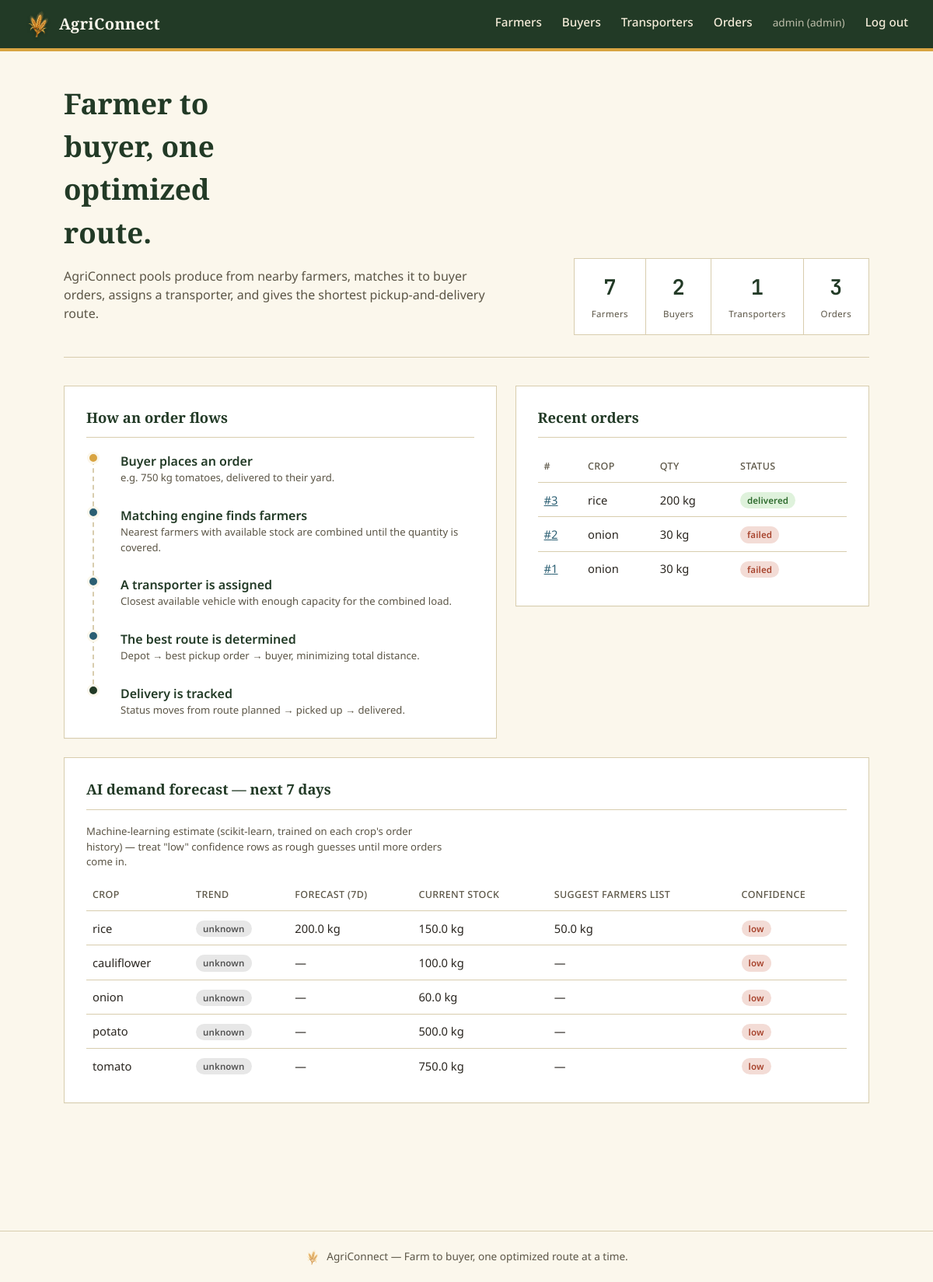
The page / (signed in) on the database its author committed.
### models.py (models this page shows)
class User(Base):
    __tablename__ = "users"
    id = Column(Integer, primary_key=True)
    username = Column(String(80), unique=True, nullable=False, index=True)
    password_hash = Column(String(200), nullable=False)
    role = Column(String(20), nullable=False)  # "admin" | "farmer" | "buyer" | "transporter"
    created_at = Column(DateTime, default=datetime.utcnow)

class Order(Base):
    __tablename__ = "orders"
    id = Column(Integer, primary_key=True)
    buyer_id = Column(Integer, ForeignKey("buyers.id"), nullable=False)
    crop_key = Column(String(120))
    crop_name_display = Column(String(120))
    quantity_requested_kg = Column(Float, nullable=False)
    status = Column(String(30), default="pending")
    transporter_id = Column(Integer, ForeignKey("transporters.id"), nullable=True)
    total_distance_km = Column(Float)
    total_cost_estimate = Column(Float)
    route_json = Column(Text)  # ordered list of stops, JSON-encoded
    created_at = Column(DateTime, default=datetime.utcnow)
    buyer = relationship("Buyer")
    transporter = relationship("Transporter")
    allocations = relationship("OrderAllocation", back_populates="order")

class Produce(Base):
    __tablename__ = "produce"
    id = Column(Integer, primary_key=True)
    farmer_id = Column(Integer, ForeignKey("farmers.id"), nullable=False)
    crop_name_hindi = Column(String(120))   # e.g. "टमाटर" (as spoken/typed)
    crop_name_en = Column(String(120))      # e.g. "tomato"
    crop_key = Column(String(120), index=True)  # normalized, lowercase, used for matching
    quantity_kg = Column(Float, nullable=False)
    quantity_remaining_kg = Column(Float, nullable=False)
    price_per_kg = Column(Float, default=0.0)
    source = Column(String(20), default="text")  # "text" or "voice"
    raw_transcript = Column(Text)  # original STT transcript, for audit
    created_at = Column(DateTime, default=datetime.utcnow)
    farmer = relationship("Farmer", back_populates="produce")

### routers/home.py (the view)
@router.get("/", response_class=HTMLResponse)
def home(request: Request, db: Session = Depends(get_db)):
    stats = {
        "farmers": db.query(Farmer).count(),
        "buyers": db.query(Buyer).count(),
        "transporters": db.query(Transporter).count(),
        "orders": db.query(Order).count(),
    }
    user = get_current_user(request, db)
    recent_orders = (
        db.query(Order).order_by(Order.id.desc()).limit(6).all()
        if user and user.role == "admin" else []
    )
    forecasts = forecast_all_crops(db, days=7) if user and user.role == "admin" else []
    return render(
        request, db, "index.html",
        {"stats": stats, "recent_orders": recent_orders, "forecasts": forecasts},
    )

### templates/index.html (shortened to what this page needs)
{% extends "base.html" %}
{% block content %}
<section class="hero">
  <div>
    <h1>Farmer to buyer, one optimized route.</h1>
    <p>AgriConnect pools produce from nearby farmers, matches it to buyer orders, assigns a transporter, and gives the shortest pickup-and-delivery route.</p>
  </div>
  <div class="board">
    <div class="cell"><span class="num">{{ stats.farmers }}</span><span class="label">Farmers</span></div>
    <div class="cell"><span class="num">{{ stats.buyers }}</span><span class="label">Buyers</span></div>
    <div class="cell"><span class="num">{{ stats.transporters }}</span><span class="label">Transporters</span></div>
    <div class="cell"><span class="num">{{ stats.orders }}</span><span class="label">Orders</span></div>
  </div>
</section>
{% if current_user and current_user.role == "admin" %}
<div class="grid-2">
  <div class="panel">
    <h2>How an order flows</h2>
    <ol class="route-timeline">
      <li><span class="dot"></span><span class="stop-label">Buyer places an order</span><div class="leg">e.g. 750 kg tomatoes, delivered to their yard.</div></li>
      <li><span class="dot"></span><span class="stop-label">Matching engine finds farmers</span><div class="leg">Nearest farmers with available stock are combined until the quantity is covered.</div></li>
      <li><span class="dot"></span><span class="stop-label">A transporter is assigned</span><div class="leg">Closest available vehicle with enough capacity for the combined load.</div></li>
      <li><span class="dot"></span><span class="stop-label">The best route is determined</span><div class="leg">Depot → best pickup order → buyer, minimizing total distance.</div></li>
      <li><span class="dot"></span><span class="stop-label">Delivery is tracked</span><div class="leg">Status moves from route planned → picked up → delivered.</div></li>
    </ol>
  </div>
  <div class="panel">
    <h2>Recent orders</h2>
    {% if recent_orders %}
    <table>
      <thead><tr><th>#</th><th>Crop</th><th>Qty</th><th>Status</th></tr></thead>
      <tbody>
      {% for o in recent_orders %}
        <tr>
          <td><a href="/order/{{ o.id }}">#{{ o.id }}</a></td>
          <td>{{ o.crop_key }}</td>
          <td>{{ o.quantity_requested_kg|int }} kg</td>
          <td><span class="tag {{ o.status }}">{{ o.status.replace('_',' ') }}</span></td>
        </tr>
      {% endfor %}
      </tbody>
    </table>
    {% else %}
    <div class="empty-state">No orders yet.</div>
    {% endif %}
  </div>
</div>
<div class="panel">
  <h2>AI demand forecast — next 7 days</h2>
  <p class="helptext">Machine-learning estimate (scikit-learn, trained on each crop's order history) — treat "low" confidence rows as rough guesses until more orders come in.</p>
  {% if forecasts %}
  <table>
    <thead><tr><th>Crop</th><th>Trend</th><th>Forecast (7d)</th><th>Current stock</th><th>Suggest farmers list</th><th>Confidence</th></tr></thead>
    <tbody>
    {% for f in forecasts %}
      <tr>
        <td>{{ f.crop_key }}</td>
        <td><span class="tag {{ f.trend }}">{{ f.trend }}</span></td>
        <td>{{ f.forecast_kg if f.forecast_kg is not none else '—' }}{% if f.forecast_kg is not none %} kg{% endif %}</td>
        <td>{{ f.current_stock_kg }} kg</td>
        <td>{{ f.recommended_listing_kg if f.recommended_listing_kg is not none else '—' }}{% if f.recommended_listing_kg is not none %} kg{% endif %}</td>
        <td><span class="tag {{ f.confidence }}">{{ f.confidence }}</span></td>
      </tr>
    {% endfor %}
    </tbody>
  </table>
  {% else %}
  <div class="empty-state">No crops with listings or orders yet.</div>
  {% endif %}
</div>
{% endif %}
{% endblock %}

### templates/base.html (shortened to what this page needs)
<!DOCTYPE html>
<html lang="en">
<head>
<link rel="stylesheet" href="/static/css/style.css">
</head>
<body>
<header class="topbar">
  <a class="brand" href="/">
    <img class="brand-mark" src="/static/img/wheat-mark.png" alt="" width="34" height="34">
    <span class="brand-name">AgriConnect</span>
  </a>
  <nav class="mainnav" id="main-nav">
    {% if current_user %}
      {% if current_user.role == "farmer" %}
        <a href="/farmer">Farmer Dashboard</a>
      {% elif current_user.role == "buyer" %}
        <a href="/buyer">Buyer Dashboard</a>
      {% elif current_user.role == "transporter" %}
        <a href="/transporter">Transporter Dashboard</a>
      {% elif current_user.role == "admin" %}
        <a href="/farmer">Farmers</a>
        <a href="/buyer">Buyers</a>
        <a href="/transporter">Transporters</a>
      {% endif %}
      {% if current_user.role == "admin" %}
        <a href="/orders">Orders</a>
      {% endif %}
      <span class="navmeta">{{ current_user.username }} ({{ current_user.role }})</span>
      <a href="/logout">Log out</a>
    {% endif %}
  </nav>
</header>
<main class="page" id="main-content">
{% block content %}{% endblock %}
</main>
<footer class="sitefoot">
  <img class="foot-mark" src="/static/img/wheat-mark.png" alt="" width="20" height="20">
  <span>AgriConnect — Farm to buyer, one optimized route at a time.</span>
</footer>
</body>
</html>

### static/css/style.css (style rules this page uses)
:root { --soil:#223A26; --soil-2:#2E4B32; --paper:#FBF7EC; --paper-2:#F3EBD8; --turmeric:#D9A441; --turmeric-dark:#B4832C; --route:#2B5F73; --rust:#A8452F; --ink:#2A2620; --ink-soft:#5B5546; --line:#D8CDAE; --radius:2px; }
* { box-sizing:border-box; }
html,body { margin:0;padding:0; }
body { background:var(--paper); color:var(--ink); font-family:'Noto Sans','Noto Sans Devanagari',sans-serif; font-size:16px; line-height:1.5; }
h1,h2,h3,.brand-name { font-family:'Zilla Slab','Noto Sans Devanagari',serif; font-weight:600; color:var(--soil); margin:0 0 .4em 0; }
a { color:var(--route); }
p { max-width:62ch; }
.topbar { display:flex;align-items:center;justify-content:space-between; padding:14px 32px; background:var(--soil); border-bottom:4px solid var(--turmeric); position:relative; }
.brand { display:flex;align-items:center;gap:10px;text-decoration:none; }
.brand-mark { display:block; filter:drop-shadow(0 1px 2px rgba(0,0,0,.35)); transition:transform .18s ease; }
.brand-name { color:var(--paper);font-size:1.25rem;margin:0;letter-spacing:.02em; }
.mainnav { display:flex;align-items:center;gap:26px; }
.mainnav a { color:var(--paper-2);text-decoration:none;font-size:.95rem;font-weight:500; padding-bottom:3px;border-bottom:2px solid transparent; }
.navmeta { color:var(--paper-2);font-size:.85rem;opacity:.75;padding-bottom:3px; }
.page { max-width:1100px;margin:0 auto;padding:40px 32px 80px; }
.sitefoot { display:flex;align-items:center;justify-content:center;gap:8px; text-align:center;padding:22px;color:var(--ink-soft);font-size:.85rem; border-top:1px solid var(--line);margin-top:60px; }
.foot-mark { opacity:.7; }
.hero { display:flex;justify-content:space-between;align-items:flex-end; gap:40px;margin-bottom:36px;padding-bottom:28px;border-bottom:1px solid var(--line); }
.hero h1 { font-size:2.3rem;max-width:14ch; }
.hero p { color:var(--ink-soft); }
.board { display:flex;gap:0;border:1px solid var(--line);background:#fff; }
.board .cell { padding:16px 22px;text-align:center;border-right:1px solid var(--line); }
.board .cell:last-child { border-right:none; }
.board .num { font-family:'JetBrains Mono',monospace;font-size:1.7rem;font-weight:600;color:var(--soil); display:block; }
.board .label { font-size:.72rem;letter-spacing:.03em;color:var(--ink-soft); }
.panel { background:#fff;border:1px solid var(--line); padding:26px 28px;margin-bottom:24px; box-shadow:0 1px 0 rgba(34,58,38,.03); }
.panel + .panel { margin-top:0; }
.panel h2 { font-size:1.15rem;border-bottom:1px solid var(--line);padding-bottom:12px;margin-bottom:18px; }
.grid-2 { display:grid;grid-template-columns:1.1fr .9fr;gap:24px;align-items:start; }
table { width:100%;border-collapse:collapse;font-size:.92rem; }
th,td { text-align:left;padding:10px 8px;border-bottom:1px solid var(--line); }
th { color:var(--ink-soft);font-weight:500;font-size:.78rem;text-transform:uppercase;letter-spacing:.03em; }
tr:last-child td { border-bottom:none; }
.tag { display:inline-block;padding:2px 9px;font-size:.72rem;border-radius:20px; font-weight:600;letter-spacing:.01em; }
.tag.delivered { background:#DFF2DC;color:#2E6B2E; }
.tag.failed { background:#F3DCD6;color:var(--rust); }
.tag.stable,.tag.unknown { background:#E7E7E7;color:#555; }
.tag.low { background:#F3DCD6;color:var(--rust); }
.route-timeline { list-style:none;margin:0;padding:0; }
.route-timeline li { position:relative;padding:0 0 26px 34px;border-left:2px dashed var(--line);margin-left:8px; }
.route-timeline li:last-child { border-left-color:transparent;padding-bottom:0; }
.route-timeline .dot { position:absolute;left:-9px;top:0;width:16px;height:16px;border-radius:50%; background:var(--route);border:3px solid var(--paper); }
.route-timeline li:first-child .dot { background:var(--turmeric); }
.route-timeline li:last-child .dot { background:var(--soil); }
.route-timeline .stop-label { font-weight:600;color:var(--soil); }
.route-timeline .leg { font-size:.82rem;color:var(--ink-soft); }
.helptext { font-size:.82rem;color:var(--ink-soft);margin-top:6px; }

### rows shown on the page
User: username "admin", role "admin"
Order: id "3", crop_key "rice", quantity_requested_kg "200", status.replace "delivered"
Order: id "2", crop_key "onion", quantity_requested_kg "30", status.replace "failed"
Order: id "1", crop_key "onion", quantity_requested_kg "30", status.replace "failed"
Produce: crop_key "cauliflower", trend "unknown", forecast_kg "—", current_stock_kg "100.0", recommended_listing_kg "—", confidence "low"
Produce: crop_key "onion", trend "unknown", forecast_kg "—", current_stock_kg "60.0", recommended_listing_kg "—", confidence "low"
Produce: crop_key "potato", trend "unknown", forecast_kg "—", current_stock_kg "500.0", recommended_listing_kg "—", confidence "low"

### other values the page prints
{{ stats.farmers }} "7"
{{ stats.buyers }} "2"
{{ stats.transporters }} "1"
{{ stats.orders }} "3"
{{ f.crop_key }} "rice" "tomato"
{{ f.trend }} "unknown" "unknown"
{{ f.forecast_kg if f.forecast_kg is not none else '—' }} "200.0" "—"
{{ f.current_stock_kg }} "150.0" "750.0"
{{ f.confidence }} "low" "low"
